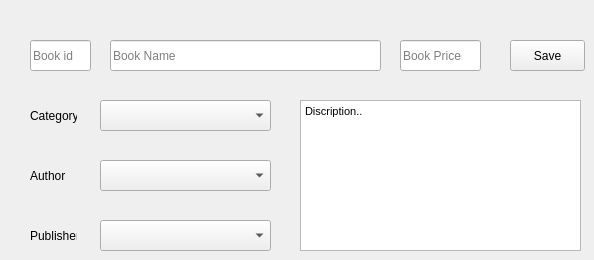
      <widget class="QWidget" name="tab_5">
       <attribute name="title">
        <string>Add New Book</string>
       </attribute>
       <widget class="QLineEdit" name="lineEdit_2">
        <property name="geometry">
         <rect>
          <x>110</x>
          <y>40</y>
          <width>271</width>
          <height>31</height>
         </rect>
        </property>
        <property name="placeholderText">
         <string>Book Name</string>
        </property>
       </widget>
       <widget class="QComboBox" name="comboBox_3">
        <property name="geometry">
         <rect>
          <x>100</x>
          <y>160</y>
          <width>171</width>
          <height>31</height>
         </rect>
        </property>
       </widget>
       <widget class="QPushButton" name="pushButton_2">
        <property name="geometry">
         <rect>
          <x>510</x>
          <y>40</y>
          <width>75</width>
          <height>31</height>
         </rect>
        </property>
        <property name="text">
         <string>Save</string>
        </property>
       </widget>
       <widget class="QLineEdit" name="lineEdit_4">
        <property name="geometry">
         <rect>
          <x>400</x>
          <y>40</y>
          <width>81</width>
          <height>31</height>
         </rect>
        </property>
        <property name="inputMethodHints">
         <set>Qt::ImhPreferNumbers</set>
        </property>
        <property name="placeholderText">
         <string>Book Price</string>
        </property>
       </widget>
       <widget class="QLineEdit" name="lineEdit_5">
        <property name="geometry">
         <rect>
          <x>30</x>
          <y>40</y>
          <width>61</width>
          <height>31</height>
         </rect>
        </property>
        <property name="placeholderText">
         <string>Book id</string>
        </property>
       </widget>
       <widget class="QLabel" name="label_4">
        <property name="geometry">
         <rect>
          <x>30</x>
          <y>160</y>
          <width>47</width>
          <height>31</height>
         </rect>
        </property>
        <property name="text">
         <string>Author</string>
        </property>
       </widget>
       <widget class="QLabel" name="label_5">
        <property name="geometry">
         <rect>
          <x>30</x>
          <y>220</y>
          <width>47</width>
          <height>31</height>
         </rect>
        </property>
        <property name="text">
         <string>Publisher</string>
        </property>
       </widget>
       <widget class="QComboBox" name="comboBox_4">
        <property name="geometry">
         <rect>
          <x>100</x>
          <y>220</y>
          <width>171</width>
          <height>31</height>
         </rect>
        </property>
       </widget>
       <widget class="QLabel" name="label_6">
        <property name="geometry">
         <rect>
          <x>30</x>
          <y>100</y>
          <width>47</width>
          <height>31</height>
         </rect>
        </property>
        <property name="text">
         <string>Category</string>
        </property>
       </widget>
       <widget class="QComboBox" name="comboBox_5">
        <property name="geometry">
         <rect>
          <x>100</x>
          <y>100</y>
          <width>171</width>
          <height>31</height>
         </rect>
        </property>
       </widget>
       <widget class="QTextEdit" name="textEdit">
        <property name="geometry">
         <rect>
          <x>300</x>
          <y>100</y>
          <width>281</width>
          <height>151</height>
         </rect>
        </property>
        <property name="html">
         <string>&lt;!DOCTYPE HTML PUBLIC &quot;-//W3C//DTD HTML 4.0//EN&quot; &quot;http://www.w3.org/TR/REC-html40/strict.dtd&quot;&gt;
&lt;html&gt;&lt;head&gt;&lt;meta name=&quot;qrichtext&quot; content=&quot;1&quot; /&gt;&lt;style type=&quot;text/css&quot;&gt;
p, li { white-space: pre-wrap; }
&lt;/style&gt;&lt;/head&gt;&lt;body style=&quot; font-family:'MV Boli'; font-size:7.8pt; font-weight:400; font-style:normal;&quot;&gt;
&lt;p style=&quot; margin-top:0px; margin-bottom:0px; margin-left:0px; margin-right:0px; -qt-block-indent:0; text-indent:0px;&quot;&gt;&lt;span style=&quot; font-family:'MS Shell Dlg 2'; font-size:8.25pt;&quot;&gt;Discription..&lt;/span&gt;&lt;/p&gt;&lt;/body&gt;&lt;/html&gt;</string>
        </property>
       </widget>
      </widget>
